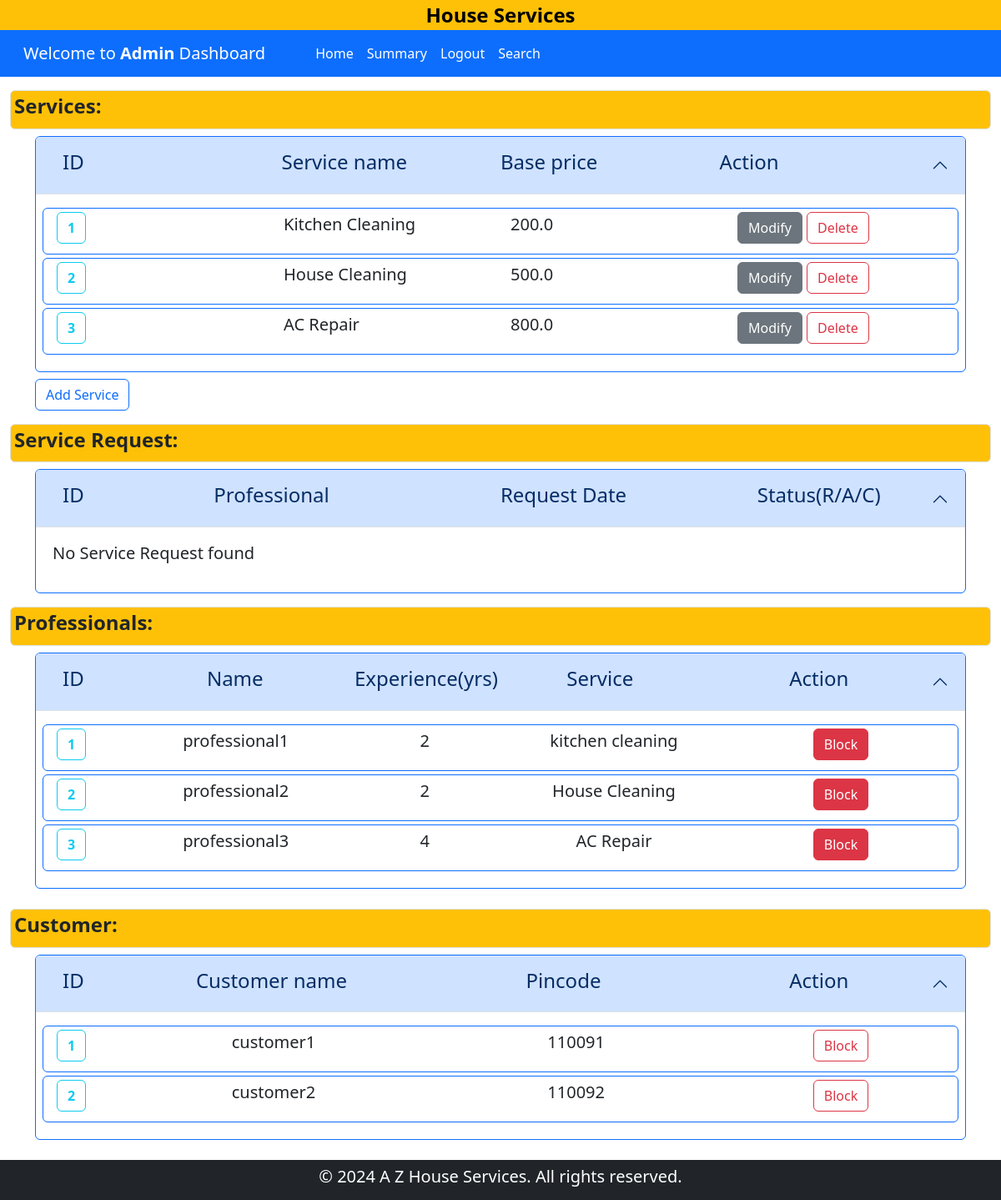
Before: /admin_dashboard with the older database file.
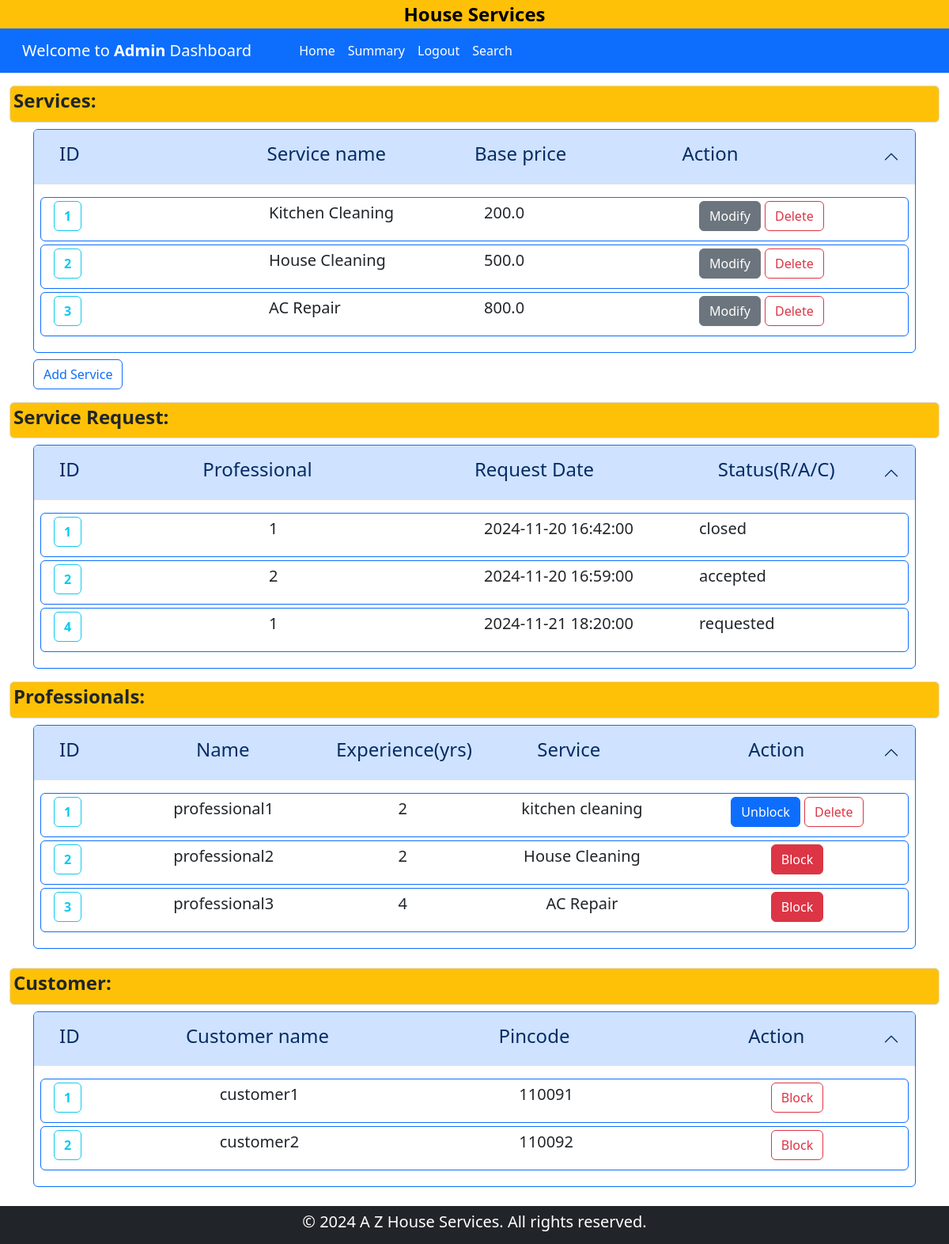
After: the same page with the newer database file.
### backened/modals.py (models this page shows)
class Service(db.Model):
    __tablename__ = "service"
    id = db.Column(db.Integer, primary_key=True)
    name = db.Column(db.String(120), nullable=False)
    price = db.Column(db.Float, nullable=False)
    time_required = db.Column(db.Integer, nullable=False)
    description = db.Column(db.Text,nullable = True)
    service_requests = db.relationship("ServiceRequest", backref="service", lazy=True, cascade="all, delete-orphan")

class Professional(db.Model):
    __tablename__ = "professional"
    id = db.Column(db.Integer, primary_key=True)
    email = db.Column(db.String(120), unique=True, nullable=False)
    password = db.Column(db.String(120), nullable=False)
    name = db.Column(db.String(120), nullable=False)
    phone = db.Column(db.Integer, nullable=False)
    address = db.Column(db.String(200), nullable=False)
    pincode = db.Column(db.Integer, nullable=False)
    date_created = db.Column(db.DateTime, default=datetime.now,nullable=False)
    description = db.Column(db.Text, nullable=True)
    service_type = db.Column(db.String(120), nullable=False)
    experience = db.Column(db.Integer, nullable=False)
    file_path = db.Column(db.String(255), nullable=False)
    status = db.Column(db.String(30), default="pending",nullable=False)
    service_requests = db.relationship(
        "ServiceRequest",
        backref="professional",
        lazy=True,
        cascade="all, delete-orphan",
    )

class Customer(db.Model):
    __tablename__ = "customer"
    id = db.Column(db.Integer, primary_key=True)
    email = db.Column(db.String(120), unique=True, nullable=False)
    password = db.Column(db.String(120), nullable=False)
    name = db.Column(db.String(120), nullable=False)
    address = db.Column(db.String(200), nullable=False)
    pincode = db.Column(db.Integer, nullable=False)
    phone = db.Column(db.Integer, nullable=False)
    status = db.Column(db.String(30), default="accepted", nullable=False)
    service_requests = db.relationship("ServiceRequest", backref="customer", lazy=True, cascade="all, delete-orphan")
    reviews = db.relationship("Review", backref="customer", lazy=True, cascade="all, delete-orphan")

class ServiceRequest(db.Model):
    __tablename__ = "service_request"
    id = db.Column(db.Integer, primary_key=True)
    service_id = db.Column(db.Integer, db.ForeignKey("service.id"), nullable=False)
    customer_id = db.Column(db.Integer, db.ForeignKey("customer.id"), nullable=False)
    professional_id = db.Column(db.Integer, db.ForeignKey("professional.id"), nullable=False)
    date_of_request = db.Column(db.DateTime, default=datetime.now,nullable=False)
    date_of_completion = db.Column(db.DateTime, nullable=True)
    service_status = db.Column(db.String(50), nullable=False, default="requested")
    remarks = db.Column(db.Text, nullable=True)
    reviews = db.relationship("Review", backref="service_request", lazy=True, cascade="all, delete-orphan")

### backened/controller.py (the view)
@app.route("/admin_dashboard")
def adminDashboard():
    sers = Service.query.all()
    ser_reqs = ServiceRequest.query.all()
    custmrs = Customer.query.all()
    profs = Professional.query.all()
    return render_template(
        "admin_dashboard.html",
        services=sers,
        service_requests=ser_reqs,
        customers=custmrs,
        professionals=profs,
    )

### templates/admin_dashboard.html (shortened to what the changed rows need)
<!DOCTYPE html>
<html lang="en">
<head>
    <link href="https://cdn.jsdelivr.net/npm/bootstrap@5.3.3/dist/css/bootstrap.min.css" rel="stylesheet">
</head>
<body >
    {% block admin_content %}
    <section id="main-data" class="container-fluid" >
        <div class="container">
            <div class="accordion" id="Services">
                <div class="accordion-item border border-primary">
                  <h2 class="accordion-header">
                    <button class="accordion-button" type="button" data-bs-toggle="collapse" data-bs-target="#service-collapse" aria-expanded="true" aria-controls="service-collapse">
                      <div class="container row">
                        <h4 class="col">ID</h4>
                        <h4 class="col">Service name</h4>
                        <h4 class="col">Base price</h4>
                        <h4 class="col">Action</h4>
                      </div>
                    </button>
                  </h2>
                  <div id="service-collapse" class="accordion-collapse collapse show" data-bs-parent="#Services">
                    <div class="accordion-body">
                        {% if services | length == 0 %}
                        <div class="col">
                            <p class="lead">No Service found</p>
                        </div>
                        {% else %}
                            {% for service in services %}
                                <div class="conatiner row border border-primary p-1 lead rounded mb-1">
                                    <div class="col">
                                        <a href="{{ url_for('show_detail_admin',id=service.id,item = 'service') }}" class="fw-bold btn btn-outline-info">{{service.id}}</a>
                                    </div>
                                    <div class="col">
                                        <p >{{ service.name }}</p>
                                    </div>
                                    <div class="col">
                                        <p > {{ service.price }}</p>
                                    </div>
                                    <div class="col">
                                        <a href="{{ url_for('del_mod_service',task='modify',id=service.id) }}" class="btn btn-secondary">Modify</a>
                                        <a href="{{ url_for('del_mod_service',task='delete',id=service.id) }}" class="btn btn-outline-danger">Delete</a>
                                    </div>
                                </div>
                            {% endfor %}
                        {% endif %}
                    </div>
                  </div>
                </div>
              </div>
        </div>
        <div class="container">
            <div class="accordion" id="Service-request">
                <div class="accordion-item border border-primary">
                  <h2 class="accordion-header">
                    <button class="accordion-button" type="button" data-bs-toggle="collapse" data-bs-target="#service-request-collapse" aria-expanded="true" aria-controls="service-request-collapse">
                      <div class="container row">
                        <h4 class="col-1">ID</h4>
                        <h4 class="col-4 text-center">Professional</h4>
                        <h4 class="col-4 text-center">Request Date</h4>
                        <h4 class="col-3 text-center">Status(R/A/C)</h4>
                      </div>
                    </button>
                  </h2>
                  <div id="service-request-collapse" class="accordion-collapse collapse show" data-bs-parent="#Service-request">
                    <div class="accordion-body">
                        {% if service_requests | length == 0 %}
                            <div class="col">
                                <p class="lead">No Service Request found</p>
                            </div>
                        {% else %}
                            {% for ser_req in service_requests %}
                                <div class="conatiner row border border-primary p-1 lead rounded mb-1">
                                    <div class="col">
                                        <a href="{{ url_for('show_detail_admin',item = 'service_request',id = ser_req.id) }}" class=" fw-bold btn btn-outline-info">{{ ser_req.id }}</a>
                                    </div>
                                    <div class="col">
                                        <p >{{ ser_req.professional_id }}</p>
                                    </div>
                                    <div class="col">
                                        <p >{{ ser_req.date_of_request }}</p>
                                    </div>
                                    <div class="col">
                                        <p >{{ ser_req.service_status }}</p>
                                    </div>
                                </div>
                            {% endfor %}
                        {% endif %}
                    </div>
                  </div>
                </div>
              </div>
        </div>
        <div class="container">
            <div class="accordion mb-4" id="Professional">
                <div class="accordion-item border border-primary">
                  <h2 class="accordion-header">
                    <button class="accordion-button" type="button" data-bs-toggle="collapse" data-bs-target="#professionalOne" aria-expanded="true" aria-controls="professionalOne">
                      <div class="container row">
                        <h4 class="col-1 ">ID</h4>
                        <h4 class="col-3 text-center">Name</h4>
                        <h4 class="col-2 text-center">Experience(yrs)</h4>
                        <h4 class="col-3 text-center">Service</h4>
                        <h4 class="col-3 text-center">Action</h4>
                      </div>
                    </button>
                  </h2>
                  <div id="professionalOne" class="accordion-collapse collapse show" data-bs-parent="#Professional">
                    <div class="accordion-body">
                        {% if professionals | length == 0 %}
                        <div class="col">
                            <p class="lead">No professional found</p>
                        </div>
                        {% else %}
                            {% for prof in professionals %}
                            <div class="conatiner row border border-primary p-1 lead rounded mb-1">
                                <div class="col-1">
                                    <a href="{{ url_for('show_detail_admin',id=prof.id,item = 'professional') }}" class=" fw-bold btn btn-outline-info">{{prof.id}}</a>
                                </div>
                                <div class="col-3 text-center">
                                    <p >{{ prof.name }}</p>
                                </div>
                                <div class="col-2 text-center">
                                    <p >{{ prof.experience }}</p>
                                </div>
                                <div class="col-3 text-center">
                                    <p >{{ prof.service_type }}</p>
                                </div>
                                {% if prof.status == 'Approved' %}
                                <div class="col-3 text-center">
                                    <a href="{{ url_for('update_status_admin', user = 'professional',id = prof.id,status = 'Blocked') }}" class="btn btn-danger">Block</a>
                                </div>
                                {% elif prof.status == 'Blocked' or prof.status == 'Rejected' %}
                                <div class="col-3 text-center">
                                    <a href="{{ url_for('update_status_admin', user = 'professional',id = prof.id,status = 'Approved') }}" class="btn btn-primary">Unblock</a>
                                    <a href="{{ url_for('update_status_admin', user = 'professional',id = prof.id,status = 'Delete') }}" class="btn btn-outline-danger">Delete</a>
                                </div>
                                {% endif %}
                            </div>
                            {% endfor %}
                        {% endif %}
                    </div>
                  </div>
                </div>
              </div>
        </div>
        <div class="container mb-4">
            <div class="accordion" id="Customers">
                <div class="accordion-item border border-primary">
                  <h2 class="accordion-header">
                    <button class="accordion-button" type="button" data-bs-toggle="collapse" data-bs-target="#customer-collapse" aria-expanded="true" aria-controls="customer">
                      <div class="container row">
                        <h4 class="col-1">ID</h4>
                        <h4 class="col-4 text-center">Customer name</h4>
                        <h4 class="col-4 text-center">Pincode</h4>
                        <h4 class="col-3 text-center">Action</h4>
                      </div>
                    </button>
                  </h2>
                  <div id="customer-collapse" class="accordion-collapse collapse show" data-bs-parent="#Customer">
                    <div class="accordion-body">
                        {% if customers | length == 0 %}
                        <div class="col">
                            <p class="lead">No Customer found</p>
                        </div>
                        {% else %}
                            {% for customer in customers %}
                                <div class="conatiner row border border-primary p-1 lead rounded mb-1">
                                    <div class="col-1">
                                        <a href="{{ url_for('show_detail_admin',id=customer.id,item = 'customer') }}" class="fw-bold btn btn-outline-info">{{ customer.id }}</a>
                                    </div>
                                    <div class="col-4 text-center">
                                        <p>{{ customer.name }}</p>
                                    </div>
                                    <div class="col-4 text-center">
                                        <p >{{ customer.pincode}}</p>
                                    </div>
                                    <div class="col-3 text-center">
                                        {% if customer.status == 'Blocked' %}
                                        <a href="{{ url_for('update_status_admin', user = 'customer',id = customer.id,status='Active') }}" class="btn btn-primary">Unblock</a>
                                        <a href="{{ url_for('update_status_admin', user = 'customer',id = customer.id,status='Delete') }}" class="btn btn-outline-danger">Delete</a>
                                        {% else %}
                                        <a href="{{ url_for('update_status_admin',user = 'customer',id = customer.id,status='Blocked' ) }}" class="btn btn-outline-danger">Block</a>
                                        {% endif %}
                                    </div>
                                </div>
                            {% endfor %}
                        {% endif %}
                    </div>
                  </div>
                </div>
              </div>
        </div>
    </section>
    {% endblock admin_content %}
</body>
</html>

Changed rows visible on the page:
added ServiceRequest: id "1", professional_id "1", date_of_request "2024-11-20 16:42:00", service_status "closed"
added ServiceRequest: id "2", professional_id "2", date_of_request "2024-11-20 16:59:00", service_status "accepted"
added ServiceRequest: id "4", professional_id "1", date_of_request "2024-11-21 18:20:00", service_status "requested"
changed Professional "professional1": status "Block" → "Unblock Delete"
Other visible differences:
text no longer shown: "No Service Request found"
